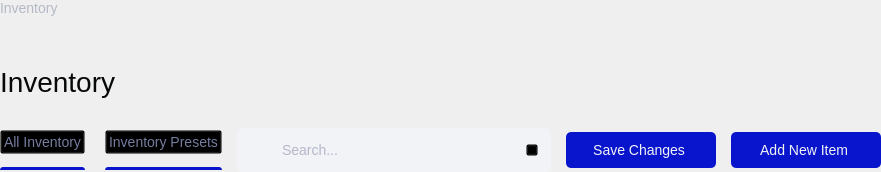
                <widget class="QFrame" name="inventory_top_frame">
                 <property name="styleSheet">
                  <string notr="true">#inventory_small_header{
	font-size: 14px;
	color: #B5B8C7;
}

#inventory_header{
	font-size: 28px;
	color: #070808;
}</string>
                 </property>
                 <property name="frameShape">
                  <enum>QFrame::NoFrame</enum>
                 </property>
                 <property name="frameShadow">
                  <enum>QFrame::Raised</enum>
                 </property>
                 <layout class="QVBoxLayout" name="inventory_top_layout">
                  <property name="spacing">
                   <number>0</number>
                  </property>
                  <property name="leftMargin">
                   <number>0</number>
                  </property>
                  <property name="topMargin">
                   <number>0</number>
                  </property>
                  <property name="rightMargin">
                   <number>0</number>
                  </property>
                  <property name="bottomMargin">
                   <number>0</number>
                  </property>
                  <item>
                   <widget class="QLabel" name="inventory_small_header">
                    <property name="text">
                     <string>Inventory</string>
                    </property>
                   </widget>
                  </item>
                  <item>
                   <widget class="QLabel" name="inventory_header">
                    <property name="styleSheet">
                     <string notr="true">margin-top: 50px;</string>
                    </property>
                    <property name="text">
                     <string>Inventory</string>
                    </property>
                    <property name="alignment">
                     <set>Qt::AlignJustify|Qt::AlignVCenter</set>
                    </property>
                   </widget>
                  </item>
                  <item>
                   <widget class="QFrame" name="inventory_top_button_frame">
                    <property name="frameShape">
                     <enum>QFrame::NoFrame</enum>
                    </property>
                    <property name="frameShadow">
                     <enum>QFrame::Raised</enum>
                    </property>
                    <layout class="QHBoxLayout" name="inventory_top_button_layout">
                     <property name="spacing">
                      <number>15</number>
                     </property>
                     <property name="leftMargin">
                      <number>0</number>
                     </property>
                     <property name="topMargin">
                      <number>30</number>
                     </property>
                     <property name="rightMargin">
                      <number>0</number>
                     </property>
                     <property name="bottomMargin">
                      <number>0</number>
                     </property>
                     <item alignment="Qt::AlignLeft">
                      <widget class="QFrame" name="inventory_menu_frame">
                       <property name="minimumSize">
                        <size>
                         <width>0</width>
                         <height>40</height>
                        </size>
                       </property>
                       <property name="maximumSize">
                        <size>
                         <width>16777215</width>
                         <height>40</height>
                        </size>
                       </property>
                       <property name="styleSheet">
                        <string notr="true">QLabel {
	background: #0915CC;
	border-top-left-radius: 3px;
	border-top-right-radius: 3px;
}

QPushButton {
	background: transparent;
	font-size: 14px;
	color: #757C9F;
	outline: 0;
}

QPushButton:hover {
	color: #0915CC;
}

QPushButton[selected=true] {
	color: #0915CC;
}</string>
                       </property>
                       <property name="frameShape">
                        <enum>QFrame::NoFrame</enum>
                       </property>
                       <property name="frameShadow">
                        <enum>QFrame::Raised</enum>
                       </property>
                       <layout class="QHBoxLayout" name="inventory_menu_layout">
                        <property name="spacing">
                         <number>20</number>
                        </property>
                        <property name="leftMargin">
                         <number>0</number>
                        </property>
                        <property name="topMargin">
                         <number>0</number>
                        </property>
                        <property name="rightMargin">
                         <number>0</number>
                        </property>
                        <property name="bottomMargin">
                         <number>0</number>
                        </property>
                        <item>
                         <widget class="QFrame" name="inventory_all_menu_frame">
                          <property name="frameShape">
                           <enum>QFrame::NoFrame</enum>
                          </property>
                          <property name="frameShadow">
                           <enum>QFrame::Raised</enum>
                          </property>
                          <property name="midLineWidth">
                           <number>0</number>
                          </property>
                          <layout class="QVBoxLayout" name="inventory_all_menu_layout" stretch="2,0">
                           <property name="spacing">
                            <number>0</number>
                           </property>
                           <property name="leftMargin">
                            <number>0</number>
                           </property>
                           <property name="topMargin">
                            <number>0</number>
                           </property>
                           <property name="rightMargin">
                            <number>0</number>
                           </property>
                           <property name="bottomMargin">
                            <number>0</number>
                           </property>
                           <item alignment="Qt::AlignTop">
                            <widget class="QPushButton" name="inventory_all_menu_butt">
                             <property name="cursor">
                              <cursorShape>PointingHandCursor</cursorShape>
                             </property>
                             <property name="styleSheet">
                              <string notr="true"/>
                             </property>
                             <property name="text">
                              <string>All Inventory</string>
                             </property>
                             <property name="checkable">
                              <bool>true</bool>
                             </property>
                            </widget>
                           </item>
                           <item>
                            <widget class="QLabel" name="inventory_all_menu_line">
                             <property name="sizePolicy">
                              <sizepolicy hsizetype="Preferred" vsizetype="Preferred">
                               <horstretch>0</horstretch>
                               <verstretch>0</verstretch>
                              </sizepolicy>
                             </property>
                             <property name="minimumSize">
                              <size>
                               <width>0</width>
                               <height>3</height>
                              </size>
                             </property>
                             <property name="maximumSize">
                              <size>
                               <width>16777215</width>
                               <height>3</height>
                              </size>
                             </property>
                             <property name="contextMenuPolicy">
                              <enum>Qt::DefaultContextMenu</enum>
                             </property>
                             <property name="styleSheet">
                              <string notr="true"/>
                             </property>
                             <property name="text">
                              <string/>
                             </property>
                             <property name="textInteractionFlags">
                              <set>Qt::LinksAccessibleByMouse</set>
                             </property>
                            </widget>
                           </item>
                          </layout>
                         </widget>
                        </item>
                        <item>
                         <widget class="QFrame" name="inventory_preset_choose_frame">
                          <property name="frameShape">
                           <enum>QFrame::NoFrame</enum>
                          </property>
                          <property name="frameShadow">
                           <enum>QFrame::Raised</enum>
                          </property>
                          <property name="midLineWidth">
                           <number>0</number>
                          </property>
                          <layout class="QVBoxLayout" name="inventory_preset_choose_layout" stretch="2,0">
                           <property name="spacing">
                            <number>0</number>
                           </property>
                           <property name="leftMargin">
                            <number>0</number>
                           </property>
                           <property name="topMargin">
                            <number>0</number>
                           </property>
                           <property name="rightMargin">
                            <number>0</number>
                           </property>
                           <property name="bottomMargin">
                            <number>0</number>
                           </property>
                           <item alignment="Qt::AlignTop">
                            <widget class="QPushButton" name="inventory_preset_choose_butt">
                             <property name="cursor">
                              <cursorShape>PointingHandCursor</cursorShape>
                             </property>
                             <property name="styleSheet">
                              <string notr="true"/>
                             </property>
                             <property name="text">
                              <string>Inventory Presets</string>
                             </property>
                             <property name="checkable">
                              <bool>true</bool>
                             </property>
                            </widget>
                           </item>
                           <item>
                            <widget class="QLabel" name="inventory_preset_choose_line">
                             <property name="sizePolicy">
                              <sizepolicy hsizetype="Preferred" vsizetype="Preferred">
                               <horstretch>0</horstretch>
                               <verstretch>0</verstretch>
                              </sizepolicy>
                             </property>
                             <property name="minimumSize">
                              <size>
                               <width>0</width>
                               <height>3</height>
                              </size>
                             </property>
                             <property name="maximumSize">
                              <size>
                               <width>16777215</width>
                               <height>3</height>
                              </size>
                             </property>
                             <property name="contextMenuPolicy">
                              <enum>Qt::DefaultContextMenu</enum>
                             </property>
                             <property name="styleSheet">
                              <string notr="true"/>
                             </property>
                             <property name="text">
                              <string/>
                             </property>
                             <property name="textInteractionFlags">
                              <set>Qt::LinksAccessibleByMouse</set>
                             </property>
                            </widget>
                           </item>
                          </layout>
                         </widget>
                        </item>
                       </layout>
                      </widget>
                     </item>
                     <item alignment="Qt::AlignRight">
                      <widget class="QFrame" name="inventory_search_frame">
                       <property name="minimumSize">
                        <size>
                         <width>314</width>
                         <height>44</height>
                        </size>
                       </property>
                       <property name="maximumSize">
                        <size>
                         <width>314</width>
                         <height>44</height>
                        </size>
                       </property>
                       <property name="styleSheet">
                        <string notr="true">.QFrame {
	background: #F2F3F6;
	border-radius: 5px;
}</string>
                       </property>
                       <property name="frameShape">
                        <enum>QFrame::NoFrame</enum>
                       </property>
                       <property name="frameShadow">
                        <enum>QFrame::Raised</enum>
                       </property>
                       <layout class="QHBoxLayout" name="inventory_search_layout">
                        <property name="spacing">
                         <number>12</number>
                        </property>
                        <property name="leftMargin">
                         <number>13</number>
                        </property>
                        <property name="topMargin">
                         <number>0</number>
                        </property>
                        <property name="rightMargin">
                         <number>13</number>
                        </property>
                        <property name="bottomMargin">
                         <number>0</number>
                        </property>
                        <item>
                         <widget class="QLabel" name="inventory_search_label">
                          <property name="minimumSize">
                           <size>
                            <width>18</width>
                            <height>18</height>
                           </size>
                          </property>
                          <property name="styleSheet">
                           <string notr="true">image: url(:/image/search_icon_default.svg);
background: #F2F3F6;</string>
                          </property>
                          <property name="text">
                           <string/>
                          </property>
                         </widget>
                        </item>
                        <item>
                         <widget class="QLineEdit" name="inventory_search_input">
                          <property name="styleSheet">
                           <string notr="true">border: none;
background: transparent;
font-size: 14px;
color: #757C9F;</string>
                          </property>
                          <property name="placeholderText">
                           <string>Search...</string>
                          </property>
                         </widget>
                        </item>
                        <item>
                         <widget class="QPushButton" name="inventory_search_clear">
                          <property name="minimumSize">
                           <size>
                            <width>12</width>
                            <height>12</height>
                           </size>
                          </property>
                          <property name="maximumSize">
                           <size>
                            <width>12</width>
                            <height>12</height>
                           </size>
                          </property>
                          <property name="cursor">
                           <cursorShape>PointingHandCursor</cursorShape>
                          </property>
                          <property name="styleSheet">
                           <string notr="true">QPushButton {
	image: url(:/image/close_icon.svg);
	background: transparent;
}</string>
                          </property>
                          <property name="text">
                           <string/>
                          </property>
                         </widget>
                        </item>
                       </layout>
                      </widget>
                     </item>
                     <item>
                      <widget class="QPushButton" name="inventory_save_butt">
                       <property name="minimumSize">
                        <size>
                         <width>150</width>
                         <height>36</height>
                        </size>
                       </property>
                       <property name="maximumSize">
                        <size>
                         <width>150</width>
                         <height>36</height>
                        </size>
                       </property>
                       <property name="cursor">
                        <cursorShape>PointingHandCursor</cursorShape>
                       </property>
                       <property name="layoutDirection">
                        <enum>Qt::RightToLeft</enum>
                       </property>
                       <property name="styleSheet">
                        <string notr="true">QPushButton {
	background: #0915CC;
	border-radius: 5px;
	color: #F2F3F6;
	qproperty-icon: url(:/image/check_icon_white.svg);
	font-size: 14px;
}

QPushButton:hover {
	background: rgba(9, 21, 204, 0.8);
}
</string>
                       </property>
                       <property name="text">
                        <string>Save Changes </string>
                       </property>
                       <property name="iconSize">
                        <size>
                         <width>14</width>
                         <height>14</height>
                        </size>
                       </property>
                      </widget>
                     </item>
                     <item>
                      <widget class="QPushButton" name="inventory_add_butt">
                       <property name="minimumSize">
                        <size>
                         <width>150</width>
                         <height>36</height>
                        </size>
                       </property>
                       <property name="maximumSize">
                        <size>
                         <width>150</width>
                         <height>36</height>
                        </size>
                       </property>
                       <property name="cursor">
                        <cursorShape>PointingHandCursor</cursorShape>
                       </property>
                       <property name="layoutDirection">
                        <enum>Qt::RightToLeft</enum>
                       </property>
                       <property name="styleSheet">
                        <string notr="true">QPushButton {
	background: #0915CC;
	border-radius: 5px;
	color: #F2F3F6;
	qproperty-icon: url(:/image/plus_white_icon.svg);
	font-size: 14px;
}

QPushButton:hover {
	background: rgba(9, 21, 204, 0.8);
}
</string>
                       </property>
                       <property name="text">
                        <string>Add New Item </string>
                       </property>
                       <property name="iconSize">
                        <size>
                         <width>14</width>
                         <height>14</height>
                        </size>
                       </property>
                      </widget>
                     </item>
                    </layout>
                   </widget>
                  </item>
                 </layout>
                </widget>
